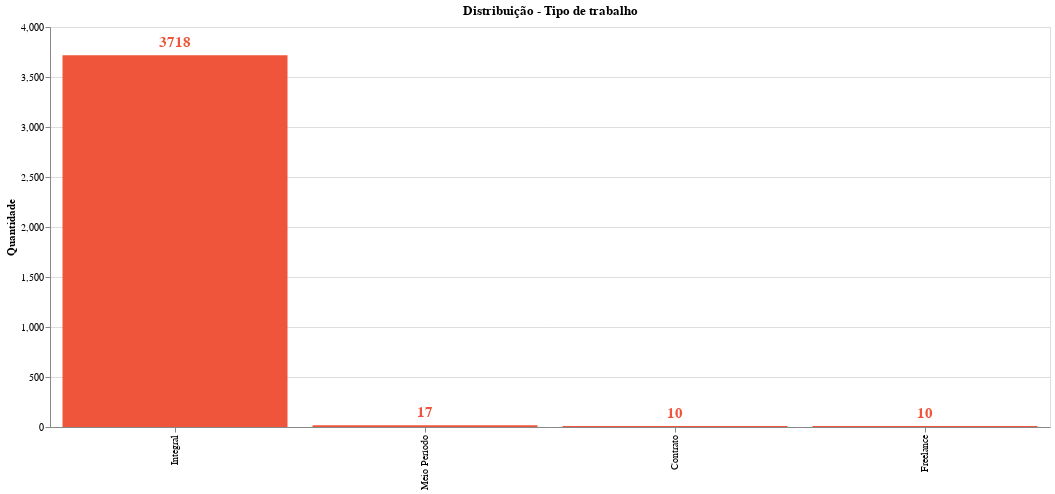

This figure's notebook cell:
### Markdown cell above
## Temos 4 tipos de Empregos

* PT: Meio período (Part-time)

* FT: Tempo integral (Full-time)

* CT: Contrato (Contract)

* FL: Autônomo (Freelance)

### Code cell
# Trazendo o volume total de tipo de trabalho e grupos 
df['Tipo_Registro'] = df['Tipo_Registro'].replace({
    'FT': 'Integral',
    'PT': 'Meio Período',
    'CT': 'Contrato',
    'FL': 'Freelance'
})
grupo = df['Tipo_Registro'].value_counts().reset_index().rename(
    columns={
        'index': 'Registro',
        'Tipo_Registro': 'Qtd'
    }
)
cor_hex = '#EF553B'
print(grupo)

# Criação do gráfico com Altair
fig = alt.Chart(grupo).mark_bar().encode(
    x = alt.X(
        'Registro:N',
        title=None,
        sort=alt.EncodingSortField(
            field="Qtd",
            op='sum',
            order='descending',
        )
    ),
    y = alt.Y(
        'Qtd:Q',
        title='Quantidade'
    ),
    color=alt.value(cor_hex),
).properties(
    title="Distribuição - Tipo de trabalho",
    width=1000,
    height=400, 
)

# Definições do gráfico
text = fig.mark_text(
    align='center',
    baseline='bottom',
    fontSize=15,
    fontWeight='bold',
    dy=-5,
).encode(
    text='Qtd:Q'
)

# Mostrando o gráfico
fig + text

### Figure 1 — Vega-Lite specification as saved in the notebook (floating-point values rounded to 4 significant figures)
{"config": {"view": {"continuousWidth": 400, "continuousHeight": 300}}, "layer": [{"mark": "bar", "encoding": {"color": {"value": "#EF553B"}, "x": {"field": "Registro", "sort": {"field": "Qtd", "op": "sum", "order": "descending"}, "title": null, "type": "nominal"}, "y": {"field": "Qtd", "title": "Quantidade", "type": "quantitative"}}, "height": 400, "title": "Distribuição - Tipo de trabalho", "width": 1000}, {"mark": {"type": "text", "align": "center", "baseline": "bottom", "dy": -5, "fontSize": 15, "fontWeight": "bold"}, "encoding": {"color": {"value": "#EF553B"}, "text": {"field": "Qtd", "type": "quantitative"}, "x": {"field": "Registro", "sort": {"field": "Qtd", "op": "sum", "order": "descending"}, "title": null, "type": "nominal"}, "y": {"field": "Qtd", "title": "Quantidade", "type": "quantitative"}}, "height": 400, "title": "Distribuição - Tipo de trabalho", "width": 1000}], "data": {"name": "data-b6734dce61e616566fa2a1dd3fc9fc26"}, "$schema": "https://vega.github.io/schema/vega-lite/v4.17.0.json", "datasets": {"data-b6734dce61e616566fa2a1dd3fc9fc26": [{"Registro": "Integral", "Qtd": 3718}, {"Registro": "Meio Período", "Qtd": 17}, {"Registro": "Contrato", "Qtd": 10}, {"Registro": "Freelance", "Qtd": 10}]}}
